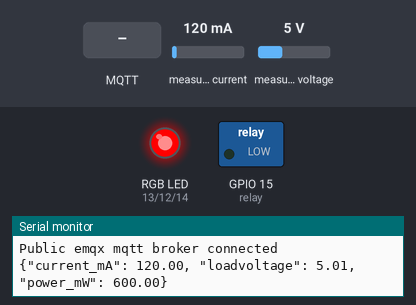
This sketch was run on a simulated ESP8266 (NodeMCU). Parts: switched loads named in the sketch (green lamp = pin HIGH), an RGB LED mixed from three pins (HIGH = lit), the last lines printed to the serial monitor. The test bench sets the inputs (shaded band); at power-on: measured current 120 mA, measured voltage 5 V. WiFi joins after 1.5 s; servers stay silent unless stated; no MQTT or app messages arrive unless stated.

Above: at 2.7 s.
2.8 s: MQTT message "0" arrives on the first subscribed topic
At 12.3 s:
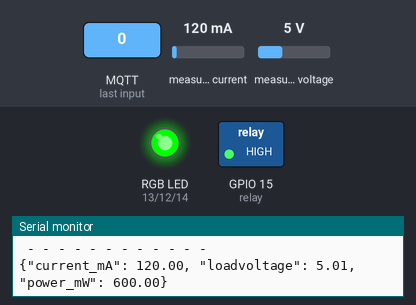
At 22.7 s:
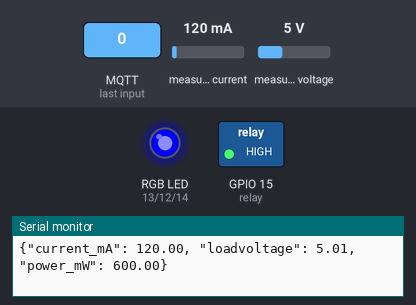
Timing chart, 0 to 33.0 s (numbered marks = the images above; inputs shaded):
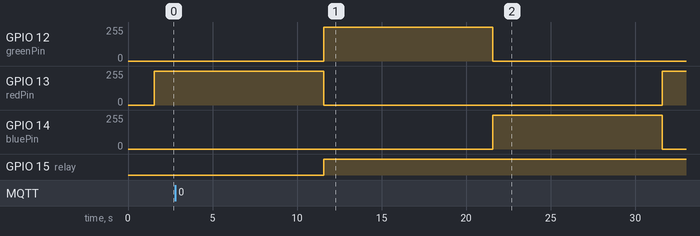

Measured:
- after the input at 2.8 s, GPIO 15 (relay): LOW → HIGH after 8.8 s

The sketch:

integration.ino
```cpp
#include <ESP8266WiFi.h>
#include <PubSubClient.h>
#include <Adafruit_INA219.h>
#include <stdlib.h>
#include <ArduinoJson.h>

// Current Sensor
Adafruit_INA219 ina219;

String redString = "255";
String greenString = "255";
String blueString = "255";
int count = 0;

const int bluePin = 14;  // 14 corresponds to GPIO14
const int greenPin = 12; // 12 corresponds to GPIO12
const int redPin = 13;   // 13 corresponds to GPIO13
const int relay = 15;

const int resolution = 256;
// WiFi
// const char *ssid = "NW Coextro WIFI"; // Enter your WiFi name
// const char *password = "wycik96now";  // Enter WiFi password
const char *ssid = "iPhone";       // Enter your WiFi name
const char *password = "12345678"; // Enter WiFi password
// const char *ssid = "Capstone"; // Enter your WiFi name
// const char *password = "capstoneMJ02";  // Enter WiFi password
// MQTT Broker

const char *mqtt_broker = "172.20.10.4"; // Enter your WiFi or Ethernet IP
// const char *mqtt_broker = "192.168.1.143"; // Enter your WiFi or Ethernet IP
const char *topic = "iOT_1/logs";
const char *topic2 = "iOT_1/control";
const int mqtt_port = 1883;
WiFiClient espClient;
PubSubClient client(espClient);

void setup()
{
  // Set software serial baud to 115200;
  Serial.begin(115200);

  analogWriteRange(resolution);
  analogWrite(redPin, 0);
  analogWrite(greenPin, 0);
  analogWrite(bluePin, 0);

  /////////////////////////////////
  // Power Sensor
  uint32_t currentFrequency;

  Serial.println("Hello!");

  // Initialize the INA219.
  // By default the initialization will use the largest range (32V, 2A).  However
  // you can call a setCalibration function to change this range (see comments).
  if (!ina219.begin())
  {
    Serial.println("Failed to find INA219 chip");
    while (1)
    {
      delay(10);
    }
  }
  // To use a slightly lower 32V, 1A range (higher precision on amps):
  // ina219.setCalibration_32V_1A();
  // Or to use a lower 16V, 400mA range (higher precision on volts and amps):
  // ina219.setCalibration_16V_400mA();
  ///////////////////////////////////

  //////////////////////////////
  // Relay setup
  pinMode(relay, OUTPUT);
  digitalWrite(relay, LOW);
  //////////////////////////////

  // connecting to a WiFi network
  WiFi.begin(ssid, password);
  while (WiFi.status() != WL_CONNECTED)
  {
    delay(500);
    Serial.println("Connecting to WiFi..");
  }

  Serial.println("Connected to the WiFi network");

  // connecting to a mqtt broker
  client.setServer(mqtt_broker, mqtt_port);
  client.setCallback(callback);

  while (!client.connected())
  {
    String client_id = "esp8266-client-";
    client_id += String(WiFi.macAddress());

    Serial.printf("The client %s connects to mosquitto mqtt broker\n", client_id.c_str());

    if (client.connect(client_id.c_str()))
    {
      Serial.println("Public emqx mqtt broker connected");
    }
    else
    {
      Serial.print("failed with state ");
      Serial.print(client.state());
      delay(2000);
    }
  }

  // publish and subscribe
  client.publish(topic, "Hello From ESP8266!");
  client.subscribe(topic2);
}
void callback(char *topic, byte *payload, unsigned int length)
{
  Serial.print("Message arrived in topic: ");
  Serial.println(topic);
  Serial.print("Message:");
  const char *myString = ""; // String((char *) payload);
  Serial.print(myString);
  for (int i = 0; i < length; i++)
  {
    // This is where the command is recieved
    Serial.print((char)payload[i]);
    myString += ((char)payload[i]);
  }

  const char *json = myString;
  DynamicJsonDocument doc(1024);
  deserializeJson(doc, json);

  bool onOff = doc["/on_off"];
  Serial.println("The value of /on_off is:");
  Serial.println(onOff);
  // //Serial.print(myString);
  // String power = "PowerOff";
  // Serial.print("\nPowering off");
  if (onOff)
  {
    Serial.print("\nPowering off");
    digitalWrite(relay, LOW);
  }
  else
  {
    Serial.print("\nPowering off");
    digitalWrite(relay, HIGH);
  }
  // delay(5000);
  // Serial.print("\nPowering on");
  // digitalWrite(relay, LOW);

  Serial.println();
  Serial.println(" - - - - - - - - - - - -");
}
void loop()
{
  // This is where the loop is
  // Add sesnor reading here

  if (count == 0)
  {
    redString = "255";
    greenString = "0";
    blueString = "0";
    count = count + 1;
  }
  else if (count == 1)
  {
    redString = "0";
    greenString = "255";
    blueString = "0";
    count = count + 1;
  }
  else
  {
    redString = "0";
    greenString = "0";
    blueString = "255";
    count = 0;
  }

  analogWrite(redPin, redString.toInt());
  analogWrite(greenPin, greenString.toInt());
  analogWrite(bluePin, blueString.toInt());
  client.loop();
  float shuntvoltage = 0;
  float busvoltage = 0;
  float current_mA = 0;
  float loadvoltage = 0;
  float power_mW = 0;
  char destination[8];

  shuntvoltage = ina219.getShuntVoltage_mV();
  busvoltage = ina219.getBusVoltage_V();
  current_mA = ina219.getCurrent_mA();
  power_mW = ina219.getPower_mW();
  loadvoltage = busvoltage + (shuntvoltage / 1000);

  // Serial.print("Bus Voltage:   "); Serial.print(busvoltage); Serial.println(" V");
  // Serial.print("Shunt Voltage: "); Serial.print(shuntvoltage); Serial.println(" mV");
  // Serial.print("Load Voltage:  "); Serial.print(loadvoltage); Serial.println(" V");
  // Serial.print("Current:       "); Serial.print(current_mA); Serial.println(" mA");
  // Serial.print("Power:         "); Serial.print(power_mW); Serial.println(" mW");
  // Serial.println("");

  // string power = "PowerStatus: " + String(power_mW) + " mW";
  // float parameter = 123.123; // floating number
  //  string resultant;
  //  resultant=to_string(power_mW);

  // dtostrf(power_mW, 5, 2, destination);

  // Replace the string here for sending the data
  char buffer[50];

  sprintf(buffer, "{\"current_mA\": %.2f, \"loadvoltage\": %.2f, \"power_mW\": %.2f}", current_mA, loadvoltage, power_mW);
  Serial.println(buffer);
  client.publish(topic, buffer);
  delay(10000);
}
```
